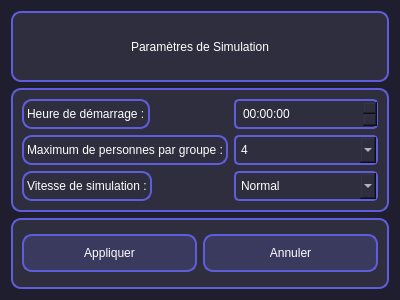
<?xml version="1.0" encoding="UTF-8"?>
<ui version="4.0">
 <class>GameSettings</class>
 <widget class="QDialog" name="GameSettings">
  <property name="geometry">
   <rect>
    <x>0</x>
    <y>0</y>
    <width>400</width>
    <height>300</height>
   </rect>
  </property>
  <property name="windowTitle">
   <string>Paramètres de Simulation</string>
  </property>
  <property name="styleSheet">
   <string notr="true">/* Background principal */
QWidget {
    background-color: #1e1e2e;
    color: #ffffff;
}

/* Boutons */
QPushButton {
    background-color: #3a3a5f;
    selection-color: red;
    border: 2px solid #5e5edc;
    border-radius: 10px;
    padding: 10px;
    color: white;
    font: bold 14px &quot;Segoe UI&quot;;
}

QPushButton:hover {
    background-color: #7366ff;
    border-color: #8080ff;
}

QPushButton:pressed {
    background-color: #282850;
}

/* Labels */
QLabel {
    font: bold 16px &quot;Segoe UI&quot;;
    color: #ffffff;
    background-color: transparent;
    text-align: center;
}

/* Frames */
QFrame {
    background-color: #2e2e3e;
    border: 2px solid #5e5edc;
    border-radius: 10px;
}

/* Progress Bars */
QProgressBar {
    border: 2px solid #3a3a5f;
    border-radius: 5px;
    background: #2e2e3e;
    text-align: center;
    color: white;
    font: bold 12px &quot;Segoe UI&quot;;
}

QProgressBar::chunk {
    background-color: #5e5edc;
    width: 20px;
}

/* Text Browsers */
QTextBrowser {
    border: 2px solid #3a3a5f;
    border-radius: 10px;
    background-color: #2e2e3e;
    color: white;
    font: 12px &quot;Segoe UI&quot;;
    padding: 10px;
}

/* SpinBox */
QSpinBox {
    background-color: #2e2e3e;
    border: 2px solid #5e5edc;
    border-radius: 5px;
    color: white;
    padding: 5px;
}

/* TimeEdit */
QTimeEdit {
    background-color: #2e2e3e;
    border: 2px solid #5e5edc;
    border-radius: 5px;
    color: white;
    padding: 5px;
}

/* CheckBox */
QCheckBox {
    color: white;
    spacing: 10px;
}

/* ComboBox */
QComboBox {
    background-color: #2e2e3e;
    border: 2px solid #5e5edc;
    border-radius: 5px;
    color: white;
    padding: 5px;
}

/* Slider */
QSlider::groove:horizontal {
    border: 1px solid #5e5edc;
    height: 8px;
    background: #2e2e3e;
    border-radius: 4px;
}

QSlider::handle:horizontal {
    background: #5e5edc;
    border: 1px solid #5e5edc;
    width: 18px;
    margin: -8px 0;
    border-radius: 9px;
}

/* Toggle Button */
QCheckBox::indicator:checked {
    image: url(:/images/toggle_on.png);
}

QCheckBox::indicator:unchecked {
    image: url(:/images/toggle_off.png);
}
</string>
  </property>
  <layout class="QVBoxLayout" name="verticalLayout">
   <item>
    <widget class="QLabel" name="titleLabel">
     <property name="text">
      <string>Paramètres de Simulation</string>
     </property>
     <property name="alignment">
      <set>Qt::AlignmentFlag::AlignCenter</set>
     </property>
    </widget>
   </item>
   <item>
    <widget class="QFrame" name="settingsFrame">
     <property name="frameShape">
      <enum>QFrame::Shape::StyledPanel</enum>
     </property>
     <property name="frameShadow">
      <enum>QFrame::Shadow::Raised</enum>
     </property>
     <layout class="QFormLayout" name="formLayout">
      <item row="0" column="0">
       <widget class="QLabel" name="startTimeLabel">
        <property name="text">
         <string>Heure de démarrage :</string>
        </property>
       </widget>
      </item>
      <item row="0" column="1">
       <widget class="QTimeEdit" name="startTimeEdit">
        <property name="time">
         <time>
          <hour>0</hour>
          <minute>0</minute>
          <second>0</second>
         </time>
        </property>
       </widget>
      </item>
      <item row="1" column="0">
       <widget class="QLabel" name="groupSizeLabel">
        <property name="text">
         <string>Maximum de personnes par groupe :</string>
        </property>
       </widget>
      </item>
      <item row="1" column="1">
       <widget class="QComboBox" name="groupSizeComboBox">
        <property name="currentText">
         <string>4</string>
        </property>
        <item>
         <property name="text">
          <string>4</string>
         </property>
        </item>
        <item>
         <property name="text">
          <string>8</string>
         </property>
        </item>
       </widget>
      </item>
      <item row="3" column="0">
       <widget class="QLabel" name="simulationSpeedLabel">
        <property name="text">
         <string>Vitesse de simulation :</string>
        </property>
       </widget>
      </item>
      <item row="3" column="1">
       <widget class="QComboBox" name="comboBox">
        <item>
         <property name="text">
          <string>Normal</string>
         </property>
        </item>
        <item>
         <property name="text">
          <string>2</string>
         </property>
        </item>
        <item>
         <property name="text">
          <string>3</string>
         </property>
        </item>
        <item>
         <property name="text">
          <string>4</string>
         </property>
        </item>
        <item>
         <property name="text">
          <string>5</string>
         </property>
        </item>
        <item>
         <property name="text">
          <string>6</string>
         </property>
        </item>
        <item>
         <property name="text">
          <string>7</string>
         </property>
        </item>
       </widget>
      </item>
     </layout>
    </widget>
   </item>
   <item>
    <widget class="QFrame" name="buttonsFrame">
     <property name="frameShape">
      <enum>QFrame::Shape::StyledPanel</enum>
     </property>
     <property name="frameShadow">
      <enum>QFrame::Shadow::Raised</enum>
     </property>
     <layout class="QHBoxLayout" name="horizontalLayout">
      <item>
       <widget class="QPushButton" name="applyButton">
        <property name="text">
         <string>Appliquer</string>
        </property>
       </widget>
      </item>
      <item>
       <widget class="QPushButton" name="cancelButton">
        <property name="text">
         <string>Annuler</string>
        </property>
       </widget>
      </item>
     </layout>
    </widget>
   </item>
  </layout>
 </widget>
 <resources/>
 <connections/>
</ui>
